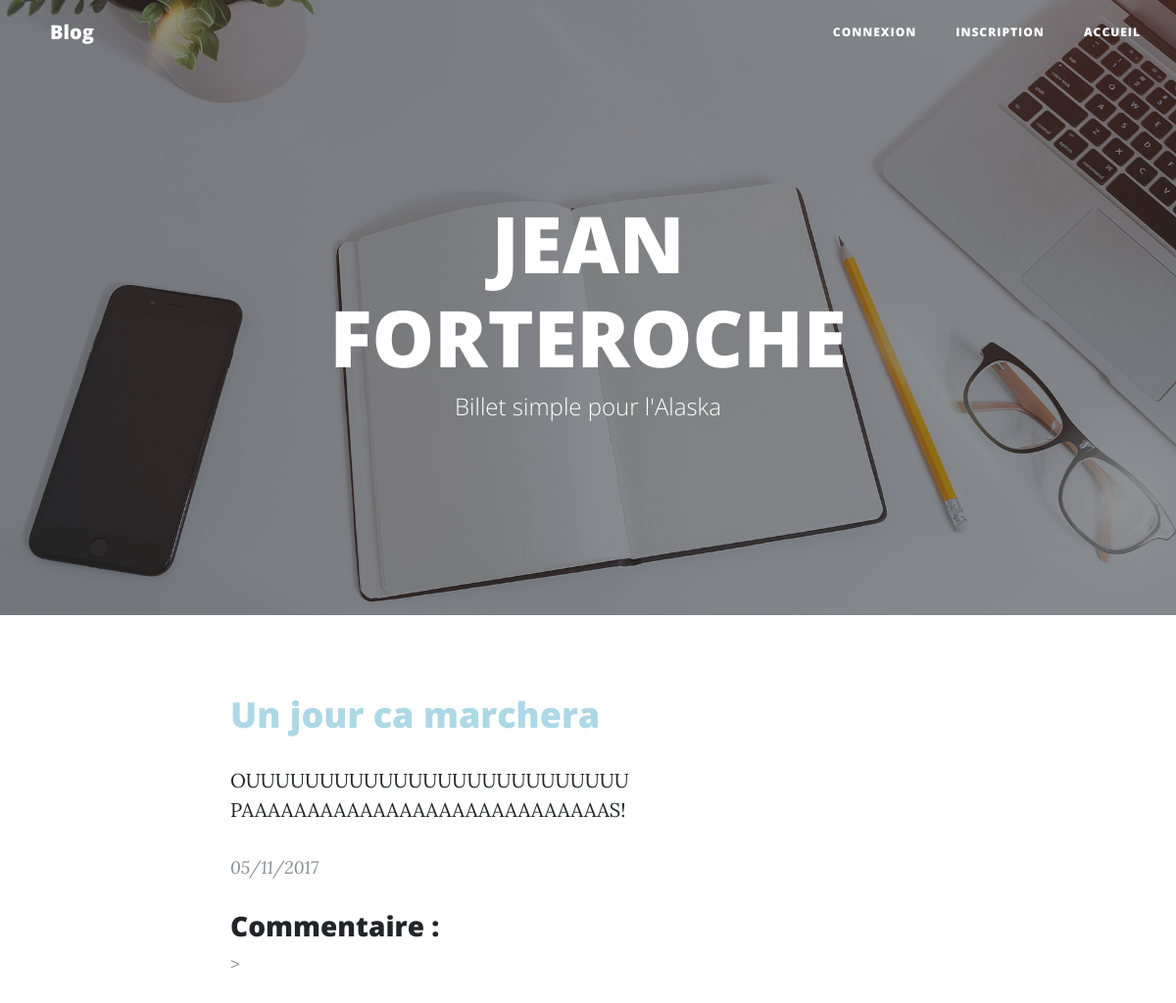
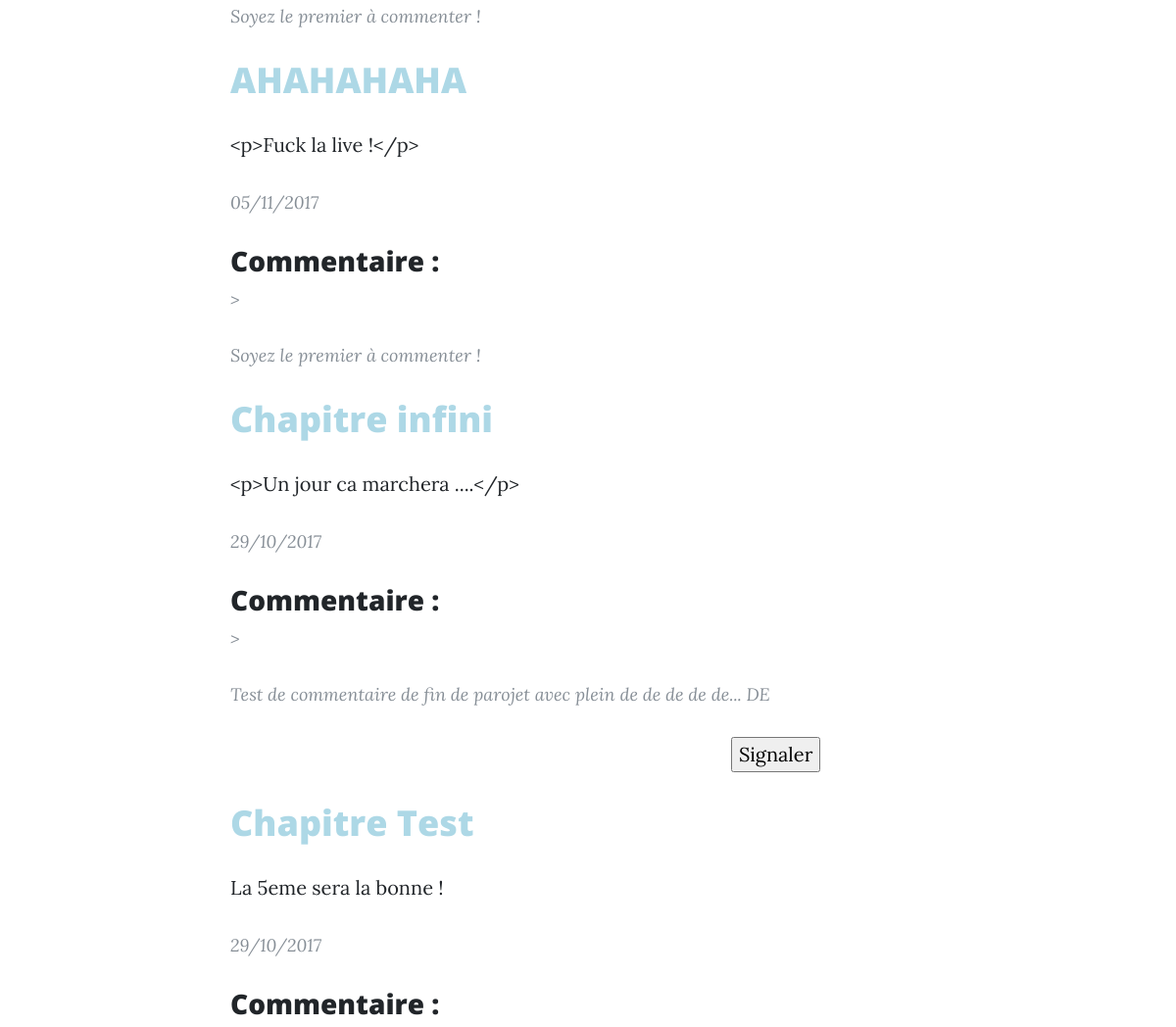
Before: / (upper part) with the older database file (2 pictures, top to bottom).
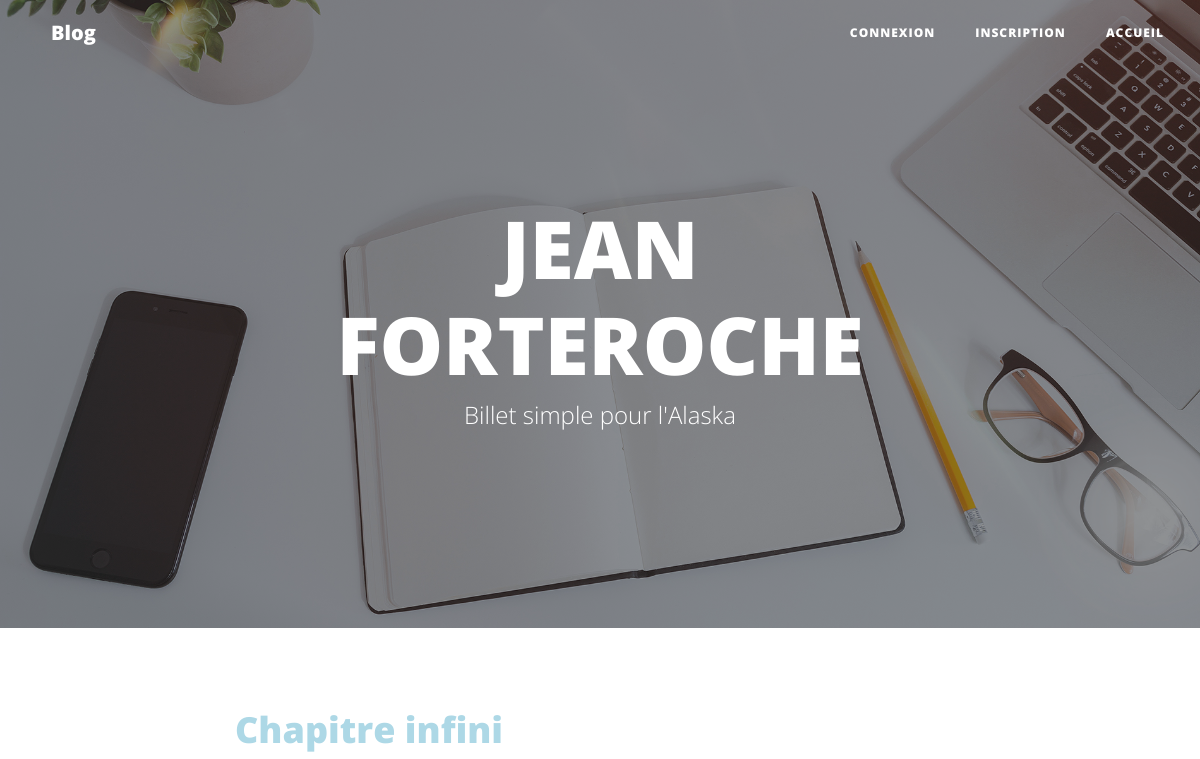
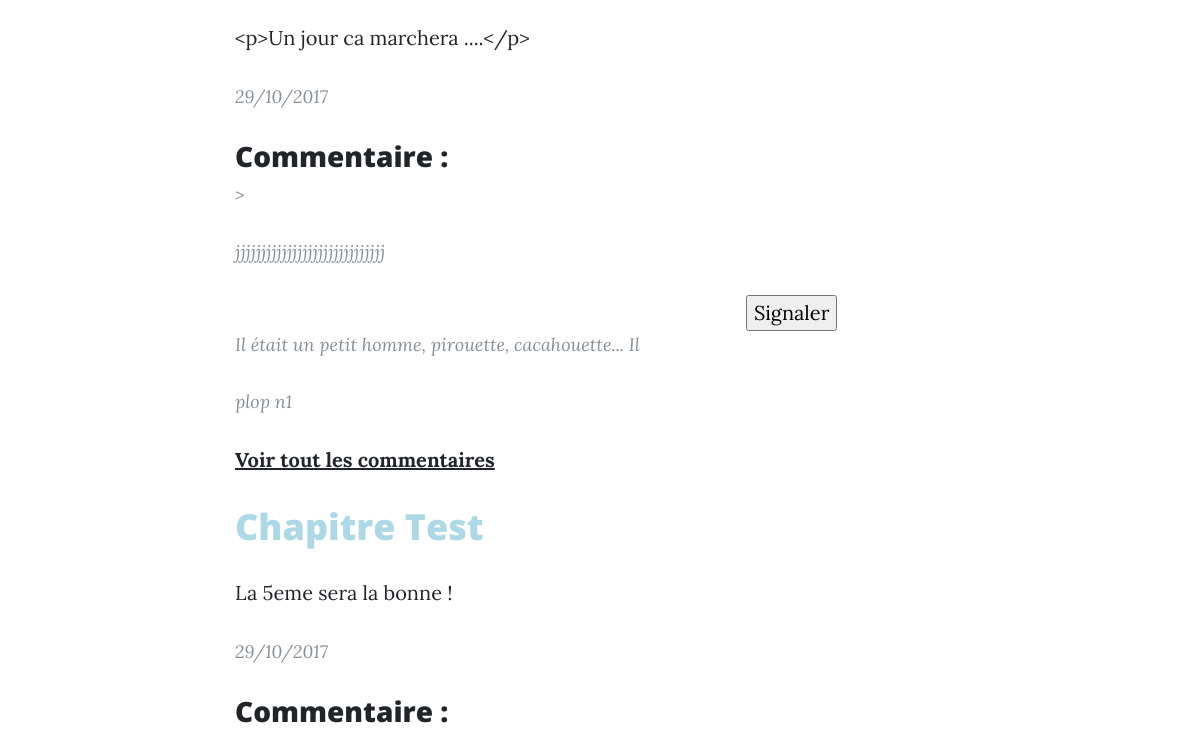
After: the same page with the newer database file (2 pictures, top to bottom).
### tables this page shows
CREATE TABLE `Article` (
  `id` int(10) NOT NULL,
  `author` text NOT NULL,
  `title` varchar(100) NOT NULL,
  `content` text NOT NULL,
  `resume` varchar(100) NOT NULL,
  `dateCreation` datetime NOT NULL
);

CREATE TABLE `Comment` (
  `id` int(10) NOT NULL,
  `content` text NOT NULL,
  `dateCreation` datetime NOT NULL,
  `id_article` int(10) NOT NULL,
  `signaler` tinyint(1) NOT NULL DEFAULT '0',
  `id_user` int(10) NOT NULL
);

### index.php (called while the page is built, shortened)
<?php
include 'controller/Controller.php';
$controller= new Controller();
if(empty($_SERVER['QUERY_STRING'])){
  $controller->homeController();
}
elseif(isset($_GET['article'])){
  $controller->articleController($_GET['article']);
}
elseif(isset($_GET['connexion'])){
  $controller->connexionController($_GET['connexion']);
}
elseif(isset($_GET['mentionLegale'])){
  $controller->mentionController($_GET['mentionLegale']);
}
elseif(isset($_GET['inscription'])){
  $controller->inscriptionController($_GET['inscription']);
}
elseif(isset($_GET['commentConnect'])){
  $controller->commentController($_GET['commentConnect']);
}
elseif(isset($_GET['articleAdmin'])){
  $controller->articleAdmin($_GET['articleAdmin']);
}
elseif(isset($_GET['commentAdmin'])){
  $controller->commentAdmin($_GET['commentAdmin']);
}
elseif(isset($_GET['articleAdd'])){
  $controller->articleAdd($_GET['articleAdd']);
}
elseif(isset($_GET['login'])){
  ControllerLogin::getLogin();
}
elseif(isset($_GET['inscripValid'])){
  ControllerInscript::getInscript();
}
elseif(isset($_GET['deconnexion'])){
  ControllerDeconnexion::deconnexionController();
}
elseif(isset($_GET['signaler'])){
   ControllerSignaler::signalEffect();
}
elseif(isset($_GET['modifierArticle'])){
   $controller->modifierArticle($_POST['id']);
}
elseif(isset($_GET['articleModifier'])){
  ControllerArticle::modifierArticle();
}
elseif(isset($_GET['supprimerArticle'])){
  ControllerArticle::supprimerArticle();
}
elseif(isset($_GET['accepterComment'])){
  ControllerComment::accepterComment();
}
elseif(isset($_GET['supprimerComment'])){
   ControllerComment::supprimerComment();
}
elseif(isset($_GET['commentAdd'])){
   ControllerCommentAdd::commentAdd();
}
elseif(isset($_GET['articleAddAdmin'])){
   ControllerArticle::articleAddAdmin();
}
else{
  $controller->errorController();
}

### model/DatabaseConnexion.php (called while the page is built)
<?php
class DatabaseConnexion {
  public static function getDatabaseConnect() {
    try
    {
      $dsn = "mysql:host=localhost;dbname=blog-p3-MVC";
      $db_user = "lerna";
      $db_mdp = "lerna";
      $db = new PDO($dsn,$db_user,$db_mdp);
      $db->setAttribute(PDO::ATTR_DEFAULT_FETCH_MODE, PDO::FETCH_ASSOC);
    }
    catch(Exception $e)
    {
      die('Erreur : '.$e->getMessage());
    }
    return $db;
  }
}

### model/AbstractEntityRepository.php (called while the page is built, shortened)
<?php
class AbstractEntityRepository{
  protected $db;
  public function __construct(){
    $this->db=DatabaseConnexion::getDatabaseConnect();
  }
  public function findAll($table){
    $req = $this -> db -> query('SELECT * FROM '.$table.' ORDER BY dateCreation DESC');
    $req->setFetchMode(PDO::FETCH_CLASS|PDO::FETCH_PROPS_LATE, $table);
    $req -> execute();
    $datas = $req -> fetchAll();
    return $datas;
  }
}

### model/CommentRepository.php (called while the page is built, shortened)
<?php
require_once('Comment.php');
require_once('AbstractEntityRepository.php');
class CommentRepository extends AbstractEntityRepository{
  public function findCommentByArticle(Article $a){
    $req = $this -> db->prepare("SELECT * FROM Comment WHERE :id_article = id_article ORDER BY dateCreation DESC LIMIT 3;");
    $req -> bindValue(':id_article',$a->getId());
    $req->setFetchMode(PDO::FETCH_CLASS|PDO::FETCH_PROPS_LATE, 'Comment');
    $req -> execute();
    $datas = $req -> fetchAll();
    return $datas;
  }
}

### model/Comment.php (called while the page is built, shortened)
<?php
class Comment{
  protected $content;
  protected $signaler;
  public function getContent(){
    return $this->content;
  }
  public function getSignaler(){
    return $this->signaler;
  }
}

### view/home.php (the view, shortened to what the changed rows need)
<div class="container">
  <div class="row">
    <div class="col-lg-8 col-md-10 mx-auto">
      <div class="post-preview">
        <?php foreach ($articles as $article): ?>
          <a href="index.php?article#haut=<?php echo $article->getId(); ?>">
            <h2 class="post-title" style="color:lightblue"><div id="haut"></div>
              <?php echo $article -> getTitle(); ?>
            </h2>
            <p>
              <?php echo $article -> getContent(); ?>
            </p>
          </a>
          <p class="post-meta"><?php echo $article -> getDateCreation(); ?></p>
            <h3 class="post-title">
              Commentaire :
            </h3>
            <p class="post-meta">>
              <?php
              if(count($article->getComments())==0){
                echo "<p class='post-meta'>Soyez le premier à commenter !<p>";
              }
              else foreach ($article->getComments() as $comment):
               echo "<p class='post-meta'>".$comment->getContent()."</p>"; ?>
              <p>
              <?php
              if($comment->getSignaler()== '0'){
                ?>
                <form method="post" action="index.php?signaler#haut">
                  <input class="submitBillet" type="submit" style="margin-left:70%" value="Signaler" title="signaler">
                </form>
                <?php
              }
              ?>
              <?php endforeach; ?>
              <?php
              if(count($article->getComments())>2){
                echo "<a href='index.php?article=".$article->getId()."#haut'><b> Voir tout les commentaires</b></a>";
              } ?>
            </p>
          <?php endforeach; ?>
      </div>
    </div>
  </div>
</div>

### model/Article.php (shortened to what the changed rows need)
<?php
require('model/CommentRepository.php');
class Article{
  protected $id;
  protected $title;
  protected $content;
  protected $dateCreation;
  protected $comments;
  public function fetchComments() {
    $comments= new CommentRepository();
    $this->comments= $comments->findCommentByArticle($this);
  }
  public function getComments(){
    return $this->comments;
  }
  public function getId(){
    return $this->id;
  }
  public function getTitle(){
    return $this->title;
  }
  public function getContent(){
    return $this->content;
  }
  public function getDateCreation(){
    try {
        $date = new DateTime($this->dateCreation);
    } catch (Exception $e) {
        echo $e->getMessage();
        exit(1);
    }
    echo $date->format('d/m/Y');
  }
}

Changed rows visible on the page:
removed article: title "Un jour ca marchera", content "OUUUUUUUUUUUUUUUUUUUUUUUUUU PAAAAAAAAAAAAAAAAAAAAAAAAAAAAS!", dateCreation "05/11/2017", shows "Soyez le premier à commenter !"
removed article: title "AHAHAHAHA", content "<p>Fuck la live !</p>", dateCreation "05/11/2017", shows "Soyez le premier à commenter !"
shown differently, row unchanged: article "Chapitre infini": loses comment (content "Test de commentaire de fin de parojet avec plein de de de de de... DE"); now shows "Voir tout les commentaires"
added comment: content "jjjjjjjjjjjjjjjjjjjjjjjjjjjjj", shown under article "Chapitre infini"
added comment: content "Il était un petit homme, pirouette, cacahouette... Il", shown under article "Chapitre infini"
added comment: content "plop n1", shown under article "Chapitre infini"
